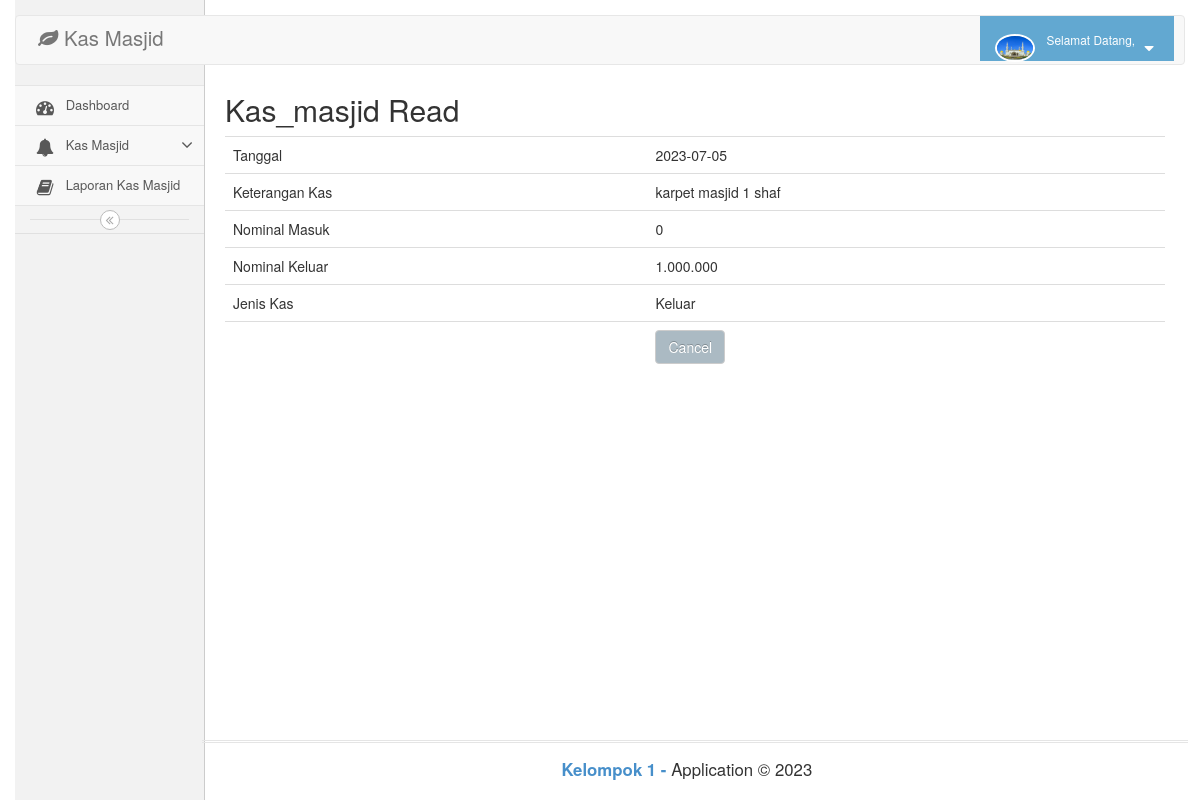
Screenshot of /rekap_kas_masjid/read/47 with the database file from the repository.
### tables this page shows
CREATE TABLE `kas_masjid` (
  `id_km` int(11) NOT NULL,
  `tgl_km` date NOT NULL,
  `uraian_km` varchar(200) NOT NULL,
  `masuk` int(11) NOT NULL,
  `keluar` int(11) NOT NULL,
  `jenis` enum('Masuk','Keluar') NOT NULL
);

### application/libraries/Template.php (called while the page is built)
<?php
Class Template{
    var $template_data = array();
    function set($name, $value)
    {
        $this->template_data[$name]=$value;
    }
    function load($template ='', $view ='', $view_data = array(), $return =FALSE)
    {
        $this->CI=& get_instance();
        $this->set('contents',$this->CI->load->view($view, $view_data, TRUE));
        return $this->CI->load->view($template, $this->template_data, $return);
    }
}

### application/controllers/Rekap_kas_masjid.php (called while the page is built, shortened)
<?php
class Rekap_kas_masjid extends CI_Controller
{
    public function read($id)
    {
        $row = $this->Rekap_kas_masjid_model->get_by_id($id);
        if ($row) {
            $data = array(
                'id_km' => $row->id_km,
                'tgl_km' => $row->tgl_km,
                'uraian_km' => $row->uraian_km,
                'masuk' => $row->masuk,
                'keluar' => $row->keluar,
                'jenis' => $row->jenis,
            );
            $this->template->load('template','rekap_kas_masjid/kas_masjid_read', $data);
        } else {
            $this->session->set_flashdata('message', 'Record Not Found');
            redirect(site_url('rekap_kas_masjid'));
        }
    }
}

### index.php (called while the page is built, shortened)
<?php
require_once BASEPATH.'core/CodeIgniter.php';

### application/models/Rekap_kas_masjid_model.php (called while the page is built, shortened)
<?php
class Rekap_kas_masjid_model extends CI_Model
{
    public $table = 'kas_masjid';
    public $id = 'id_km';
    function get_by_id($id)
    {
        $this->db->where($this->id, $id);
        return $this->db->get($this->table)->row();
    }
}

### application/views/rekap_kas_masjid/kas_masjid_read.php (the view, shortened to what this page needs)
<!doctype html>
<html>
    <head>
        <link rel="stylesheet" href="<?= base_url('assets/bootstrap/css/bootstrap.min.css') ?>"/>
    </head>
    <body>
        <h2 style="margin-top:0px">Kas_masjid Read</h2>
        <table class="table">
            <tr>
                <td>Tanggal</td>
                <td><?= $tgl_km; ?></td>
            </tr>
            <tr>
                <td>Keterangan Kas</td>
                <td><?= $uraian_km; ?></td>
            </tr>
            <tr>
                <td>Nominal Masuk</td>
                <td><?= number_format($masuk, 0, ',', '.'); ?></td>
            </tr>
            <tr>
                <td>Nominal Keluar</td>
                <td><?= number_format($keluar, 0, ',', '.'); ?></td>
            </tr>
            <tr>
                <td>Jenis Kas</td>
                <td><?= $jenis; ?></td>
            </tr>
            <tr>
                <td></td>
                <td><a href="<?= site_url('rekap_kas_masjid') ?>" class="btn btn-default">Cancel</a></td>
            </tr>
	    </table>
    </body>
</html>

### application/views/rekap_kas_masjid/kas_masjid_read.php (style rules this page uses)
body { padding: 15px; }

### rows the page displays
kas_masjid: tgl_km "2023-07-05", uraian_km "karpet masjid 1 shaf", masuk "0", keluar "1.000.000", jenis "Keluar"
